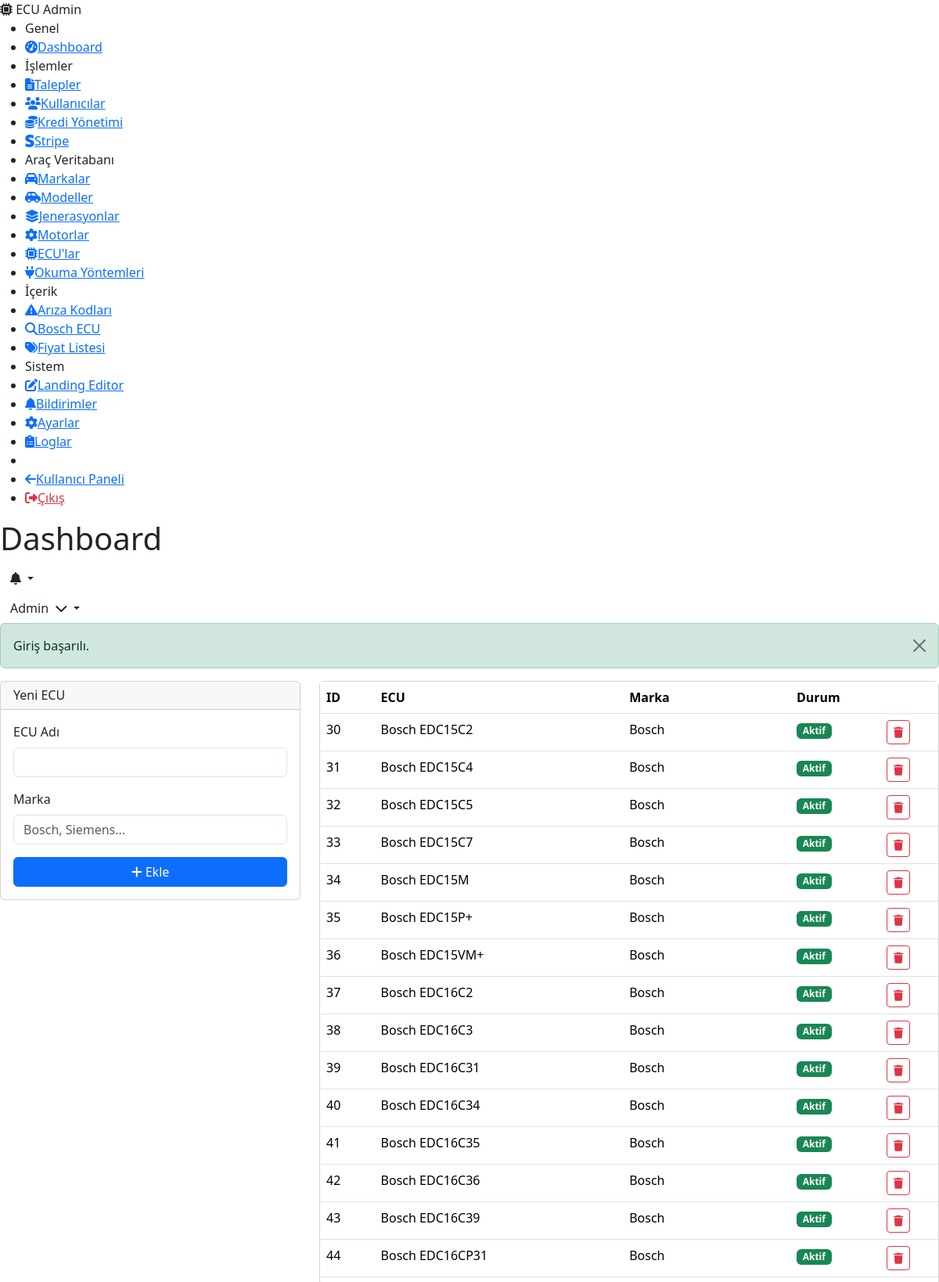
The app's page /admin/vehicles/ecus (signed in, upper part) with its own data.
### tables this page shows
CREATE TABLE IF NOT EXISTS `users` (
    `id`             INT UNSIGNED AUTO_INCREMENT PRIMARY KEY,
    `name`           VARCHAR(100)  NOT NULL,
    `email`          VARCHAR(191)  NOT NULL,
    `password`       VARCHAR(255)  NOT NULL,
    `phone`          VARCHAR(20)   DEFAULT NULL,
    `company`        VARCHAR(150)  DEFAULT NULL,
    `avatar`         VARCHAR(255)  DEFAULT NULL,
    `credit_balance` INT           NOT NULL DEFAULT 0,
    `role`           ENUM('user','admin') NOT NULL DEFAULT 'user',
    `email_token`    VARCHAR(64)   DEFAULT NULL,
    `email_verified` TINYINT(1)   NOT NULL DEFAULT 0,
    `reset_token`    VARCHAR(64)   DEFAULT NULL,
    `reset_expires`  DATETIME      DEFAULT NULL,
    `is_active`      TINYINT(1)   NOT NULL DEFAULT 1,
    `created_at`     DATETIME      NOT NULL DEFAULT CURRENT_TIMESTAMP,
    `updated_at`     DATETIME      NOT NULL DEFAULT CURRENT_TIMESTAMP ON UPDATE CURRENT_TIMESTAMP,
    UNIQUE KEY `uk_users_email`       (`email`),
    INDEX `idx_users_role`            (`role`),
    INDEX `idx_users_reset_token`     (`reset_token`),
    INDEX `idx_users_email_token`     (`email_token`)
);

CREATE TABLE IF NOT EXISTS `ecus` (
    `id`        INT UNSIGNED AUTO_INCREMENT PRIMARY KEY,
    `name`      VARCHAR(150) NOT NULL,
    `brand`     VARCHAR(100) DEFAULT NULL,
    `is_active` TINYINT(1)  NOT NULL DEFAULT 1,
    INDEX `idx_ecus_active` (`is_active`)
);

### core/Controller.php (called while the page is built, shortened)
<?php
abstract class Controller
{
    protected function view(string $view, array $data = [], string $layout = 'app'): void
    {
        View::render($view, $data, $layout);
    }
}

### app/Controllers/Admin/VehicleController.php (called while the page is built, shortened)
<?php
final class VehicleController extends Controller
{
    private Database $db;
    public function __construct()
    {
        $this->db = Database::getInstance();
    }
    public function ecus(Request $request): void
    {
        $ecus = $this->db->fetchAll('SELECT * FROM ecus ORDER BY name ASC');
        $this->view('admin/vehicles/ecus', ['pageTitle' => 'ECU\'lar', 'currentPage' => 'admin-ecus', 'ecus' => $ecus], 'admin');
    }
}

### core/App.php (called while the page is built, shortened)
<?php
final class App
{
    private Router $router;
    private Request $request;
    public function __construct(string $basePath)
    {
        $this->bootstrap();
    }
    private function bootstrap(): void
    {
        View::share('auth_user', $this->getAuthUser());
        $this->request = new Request();
        $this->router  = new Router();
    }
    private function getAuthUser(): ?array
    {
        try {
            $db = Database::getInstance();
            return $db->fetch(
                'SELECT id, name, email, phone, company, avatar, credit_balance, role, is_active FROM users WHERE id = ?',
                [Session::userId()]
            );
        } catch (\Throwable) {
            return null;
        }
    }
    public function run(): void
    {
        $matched = $this->router->resolve($this->request);
        $this->executeMiddleware($matched['middleware'], function () use ($matched) {
            $this->dispatch($matched['action'], $matched['params']);
        });
    }
    private function executeMiddleware(array $middleware, callable $final): void
    {
        $middlewareStack = array_reverse($middleware);
        $next = $final;
        foreach ($middlewareStack as $mw) {
            $currentNext = $next;
            $next = function () use ($mw, $currentNext) {
                $instance = new $mw();
                $instance->handle($this->request, $currentNext);
            };
        }
        $next();
    }
    private function dispatch(string $action, array $params): void
    {
        [$controllerClass, $method] = explode('@', $action);
        $controller = new $controllerClass();
        $controller->$method($this->request, ...array_values($params));
    }
}

### app/Middleware/AdminMiddleware.php (called while the page is built, shortened)
<?php
final class AdminMiddleware extends Middleware
{
    public function handle(Request $request, callable $next): void
    {
        $next();
    }
}

### app/Middleware/AuthMiddleware.php (called while the page is built, shortened)
<?php
final class AuthMiddleware extends Middleware
{
    public function handle(Request $request, callable $next): void
    {
        $next();
    }
}

### index.php (called while the page is built, shortened)
<?php
$app = new Core\App(BASE_PATH);
$app->run();

### core/Database.php (called while the page is built, shortened)
<?php
final class Database
{
    private static ?Database $instance = null;
    private PDO $pdo;
    private function __construct()
    {
        $config = Config::get('database');
        $dsn = sprintf(
            'mysql:host=%s;port=%s;dbname=%s;charset=%s',
            $config['host'],
            $config['port'],
            $config['name'],
            $config['charset']
        );
        try {
            $this->pdo = new PDO($dsn, $config['username'], $config['password'], [
                PDO::ATTR_ERRMODE            => PDO::ERRMODE_EXCEPTION,
                PDO::ATTR_DEFAULT_FETCH_MODE => PDO::FETCH_ASSOC,
                PDO::ATTR_EMULATE_PREPARES   => false,
                PDO::ATTR_STRINGIFY_FETCHES  => false,
            ]);
        } catch (PDOException $e) {
            throw new PDOException('Veritabanı bağlantı hatası: ' . $e->getMessage());
        }
    }
    public static function getInstance(): self
    {
        if (self::$instance === null) {
            self::$instance = new self();
        }
        return self::$instance;
    }
    public function query(string $sql, array $params = []): \PDOStatement
    {
        $stmt = $this->pdo->prepare($sql);
        $stmt->execute($params);
        return $stmt;
    }
    public function fetch(string $sql, array $params = []): ?array
    {
        $result = $this->query($sql, $params)->fetch();
        return $result ?: null;
    }
    public function fetchAll(string $sql, array $params = []): array
    {
        return $this->query($sql, $params)->fetchAll();
    }
}

### core/Config.php (called while the page is built, shortened)
<?php
final class Config
{
    private static array $config = [];
    public static function load(string $basePath): void
    {
        $configPath = $basePath . '/config';
        $files = glob($configPath . '/*.php');
        $skip = ['routes', 'services'];
        foreach ($files as $file) {
            $key = basename($file, '.php');
            if (in_array($key, $skip, true)) {
                continue;
            }
            self::$config[$key] = require $file;
        }
    }
    public static function get(string $key, mixed $default = null): mixed
    {
        $keys  = explode('.', $key);
        $value = self::$config;
        foreach ($keys as $k) {
            if (!is_array($value) || !array_key_exists($k, $value)) {
                return $default;
            }
            $value = $value[$k];
        }
        return $value;
    }
}

### resources/views/admin/vehicles/ecus.php (the view)
<?php $pageTitle = "ECU'lar"; $currentPage = 'admin-ecus'; ?>
<div class="row g-4"><div class="col-lg-4"><div class="card"><div class="card-header"><h6 class="mb-0">Yeni ECU</h6></div><div class="card-body"><form method="POST" action="/admin/vehicles/ecus/store"><?= \Core\View::csrf() ?><div class="mb-3"><label class="form-label">ECU Adı</label><input type="text" name="name" class="form-control" required></div><div class="mb-3"><label class="form-label">Marka</label><input type="text" name="brand" class="form-control" placeholder="Bosch, Siemens..."></div><button class="btn btn-primary w-100"><i class="fas fa-plus me-1"></i>Ekle</button></form></div></div></div>
<div class="col-lg-8"><div class="card"><div class="card-body p-0"><table class="table table-hover mb-0"><thead><tr><th>ID</th><th>ECU</th><th>Marka</th><th>Durum</th><th></th></tr></thead><tbody><?php foreach ($ecus as $e): ?><tr><td><?= $e['id'] ?></td><td class="fw-600"><?= \Core\View::escape($e['name']) ?></td><td><?= \Core\View::escape($e['brand'] ?? '-') ?></td><td><span class="badge bg-<?= $e['is_active'] ? 'success' : 'danger' ?>"><?= $e['is_active'] ? 'Aktif' : 'Pasif' ?></span></td><td><form method="POST" action="/admin/vehicles/ecus/<?= $e['id'] ?>/delete" class="d-inline" onsubmit="return confirm('Sil?')"><?= \Core\View::csrf() ?><button class="btn btn-sm btn-outline-danger"><i class="fas fa-trash"></i></button></form></td></tr><?php endforeach; ?></tbody></table></div></div></div></div>

### resources/views/partials/header.php (shortened to what this page needs)
<header class="app-header">
    <div class="header-left">
        <h1 class="page-title"><?= \Core\View::escape($pageTitle ?? 'Dashboard') ?></h1>
    </div>
    <div class="header-right">
        <div class="header-notification dropdown">
            <button class="btn btn-icon dropdown-toggle" data-bs-toggle="dropdown" id="notifDropdown">
                <i class="fas fa-bell"></i>
            </button>
        </div>
        <div class="header-user dropdown">
            <button class="btn dropdown-toggle" data-bs-toggle="dropdown">
                <span class="d-none d-md-inline"><?= \Core\View::escape($auth_user['name'] ?? '') ?></span>
                <i class="fas fa-chevron-down ms-1"></i>
            </button>
        </div>
    </div>
</header>

### records on screen
users: name "Admin"
ecus: id "30", name "Bosch EDC15C2", brand "Bosch", is_active "Aktif"
ecus: id "31", name "Bosch EDC15C4", brand "Bosch", is_active "Aktif"
ecus: id "32", name "Bosch EDC15C5", brand "Bosch", is_active "Aktif"
ecus: id "33", name "Bosch EDC15C7", brand "Bosch", is_active "Aktif"
ecus: id "34", name "Bosch EDC15M", brand "Bosch", is_active "Aktif"
ecus: id "35", name "Bosch EDC15P+", brand "Bosch", is_active "Aktif"
ecus: id "36", name "Bosch EDC15VM+", brand "Bosch", is_active "Aktif"
ecus: id "37", name "Bosch EDC16C2", brand "Bosch", is_active "Aktif"
ecus: id "38", name "Bosch EDC16C3", brand "Bosch", is_active "Aktif"
ecus: id "39", name "Bosch EDC16C31", brand "Bosch", is_active "Aktif"
ecus: id "40", name "Bosch EDC16C34", brand "Bosch", is_active "Aktif"
ecus: id "41", name "Bosch EDC16C35", brand "Bosch", is_active "Aktif"
ecus: id "42", name "Bosch EDC16C36", brand "Bosch", is_active "Aktif"
ecus: id "43", name "Bosch EDC16C39", brand "Bosch", is_active "Aktif"
ecus: id "44", name "Bosch EDC16CP31", brand "Bosch", is_active "Aktif"

### other values on screen
self::escape($success) "Giriş başarılı."
